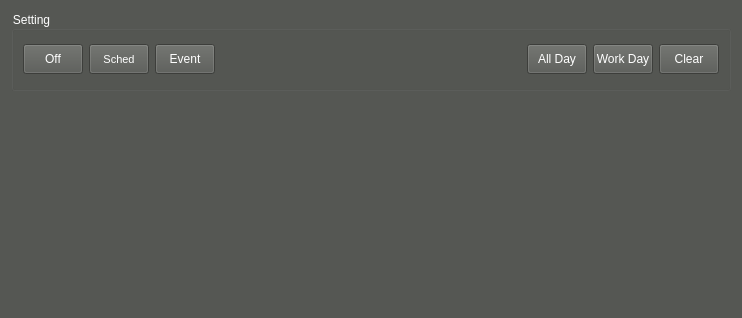
<?xml version="1.0" encoding="UTF-8"?>
<ui version="4.0">
 <class>VSchedConf</class>
 <widget class="QWidget" name="VSchedConf">
  <property name="geometry">
   <rect>
    <x>0</x>
    <y>0</y>
    <width>738</width>
    <height>314</height>
   </rect>
  </property>
  <property name="windowTitle">
   <string>OpenCVR video</string>
  </property>
  <property name="windowIcon">
   <iconset resource="../velibui.qrc">
    <normaloff>:/action/resources/libuivsc32.png</normaloff>:/action/resources/libuivsc32.png</iconset>
  </property>
  <property name="styleSheet">
   <string notr="true">color: rgb(255, 255, 255);
background-color: rgb(85, 87, 83);</string>
  </property>
  <layout class="QVBoxLayout" name="verticalLayout">
   <item>
    <widget class="QGroupBox" name="groupBox_2">
     <property name="minimumSize">
      <size>
       <width>0</width>
       <height>80</height>
      </size>
     </property>
     <property name="maximumSize">
      <size>
       <width>16777215</width>
       <height>80</height>
      </size>
     </property>
     <property name="title">
      <string>Setting</string>
     </property>
     <layout class="QHBoxLayout" name="horizontalLayout_2">
      <item>
       <widget class="QPushButton" name="pbOff">
        <property name="minimumSize">
         <size>
          <width>60</width>
          <height>30</height>
         </size>
        </property>
        <property name="maximumSize">
         <size>
          <width>60</width>
          <height>30</height>
         </size>
        </property>
        <property name="styleSheet">
         <string notr="true">QPushButton { 
border:none;
color:white;
background-image: url(:/action/resources/libuibutton.png);}
QPushButton:hover {
	background-image: url(:/action/resources/libuibuttonpress.png);}
QPushButton:pressed {
	background-image: url(:/action/resources/libuibutton.png);}
	font: 8pt &quot;MS Shell Dlg 2&quot;;
</string>
        </property>
        <property name="text">
         <string>Off</string>
        </property>
        <property name="iconSize">
         <size>
          <width>60</width>
          <height>40</height>
         </size>
        </property>
       </widget>
      </item>
      <item>
       <widget class="QPushButton" name="pbSched">
        <property name="minimumSize">
         <size>
          <width>60</width>
          <height>30</height>
         </size>
        </property>
        <property name="maximumSize">
         <size>
          <width>60</width>
          <height>30</height>
         </size>
        </property>
        <property name="font">
         <font>
          <pointsize>8</pointsize>
         </font>
        </property>
        <property name="styleSheet">
         <string notr="true">QPushButton { 
border:none;
color:white;
background-image: url(:/action/resources/libuibutton.png);}
QPushButton:hover {
	background-image: url(:/action/resources/libuibuttonpress.png);}
QPushButton:pressed {
	background-image: url(:/action/resources/libuibutton.png);}
	font: 8pt &quot;MS Shell Dlg 2&quot;;
</string>
        </property>
        <property name="text">
         <string>Sched</string>
        </property>
        <property name="iconSize">
         <size>
          <width>60</width>
          <height>40</height>
         </size>
        </property>
       </widget>
      </item>
      <item>
       <widget class="QPushButton" name="pbEvent">
        <property name="minimumSize">
         <size>
          <width>60</width>
          <height>30</height>
         </size>
        </property>
        <property name="maximumSize">
         <size>
          <width>60</width>
          <height>30</height>
         </size>
        </property>
        <property name="styleSheet">
         <string notr="true">QPushButton { 
border:none;
color:white;
background-image: url(:/action/resources/libuibutton.png);}
QPushButton:hover {
	background-image: url(:/action/resources/libuibuttonpress.png);}
QPushButton:pressed {
	background-image: url(:/action/resources/libuibutton.png);}
	font: 8pt &quot;MS Shell Dlg 2&quot;;
</string>
        </property>
        <property name="text">
         <string>Event</string>
        </property>
        <property name="iconSize">
         <size>
          <width>60</width>
          <height>40</height>
         </size>
        </property>
       </widget>
      </item>
      <item>
       <spacer name="horizontalSpacer_3">
        <property name="orientation">
         <enum>Qt::Horizontal</enum>
        </property>
        <property name="sizeHint" stdset="0">
         <size>
          <width>40</width>
          <height>20</height>
         </size>
        </property>
       </spacer>
      </item>
      <item>
       <widget class="QPushButton" name="pbAllDay">
        <property name="minimumSize">
         <size>
          <width>60</width>
          <height>30</height>
         </size>
        </property>
        <property name="maximumSize">
         <size>
          <width>60</width>
          <height>30</height>
         </size>
        </property>
        <property name="styleSheet">
         <string notr="true">QPushButton { 
border:none;
color:white;
background-image: url(:/action/resources/libuibutton.png);}
QPushButton:hover {
	background-image: url(:/action/resources/libuibuttonpress.png);}
QPushButton:pressed {
	background-image: url(:/action/resources/libuibutton.png);}
	font: 8pt &quot;MS Shell Dlg 2&quot;;
</string>
        </property>
        <property name="text">
         <string>All Day</string>
        </property>
        <property name="iconSize">
         <size>
          <width>60</width>
          <height>40</height>
         </size>
        </property>
       </widget>
      </item>
      <item>
       <widget class="QPushButton" name="pbWorkDay">
        <property name="minimumSize">
         <size>
          <width>60</width>
          <height>30</height>
         </size>
        </property>
        <property name="maximumSize">
         <size>
          <width>60</width>
          <height>30</height>
         </size>
        </property>
        <property name="styleSheet">
         <string notr="true">QPushButton { 
border:none;
color:white;
background-image: url(:/action/resources/libuibutton.png);}
QPushButton:hover {
	background-image: url(:/action/resources/libuibuttonpress.png);}
QPushButton:pressed {
	background-image: url(:/action/resources/libuibutton.png);}
	font: 8pt &quot;MS Shell Dlg 2&quot;;
</string>
        </property>
        <property name="text">
         <string>Work Day</string>
        </property>
        <property name="iconSize">
         <size>
          <width>60</width>
          <height>40</height>
         </size>
        </property>
       </widget>
      </item>
      <item>
       <widget class="QPushButton" name="pbClear">
        <property name="minimumSize">
         <size>
          <width>60</width>
          <height>30</height>
         </size>
        </property>
        <property name="maximumSize">
         <size>
          <width>60</width>
          <height>30</height>
         </size>
        </property>
        <property name="styleSheet">
         <string notr="true">QPushButton { 
border:none;
color:white;
background-image: url(:/action/resources/libuibutton.png);}
QPushButton:hover {
	background-image: url(:/action/resources/libuibuttonpress.png);}
QPushButton:pressed {
	background-image: url(:/action/resources/libuibutton.png);}
	font: 8pt &quot;MS Shell Dlg 2&quot;;
</string>
        </property>
        <property name="text">
         <string>Clear</string>
        </property>
        <property name="iconSize">
         <size>
          <width>60</width>
          <height>40</height>
         </size>
        </property>
       </widget>
      </item>
     </layout>
    </widget>
   </item>
   <item>
    <widget class="VSchedTable" name="widget" native="true">
     <property name="minimumSize">
      <size>
       <width>720</width>
       <height>210</height>
      </size>
     </property>
    </widget>
   </item>
  </layout>
 </widget>
 <customwidgets>
  <customwidget>
   <class>VSchedTable</class>
   <extends>QWidget</extends>
   <header>vschedtable.hpp</header>
   <container>1</container>
  </customwidget>
 </customwidgets>
 <resources>
  <include location="../velibui.qrc"/>
 </resources>
 <connections/>
</ui>
